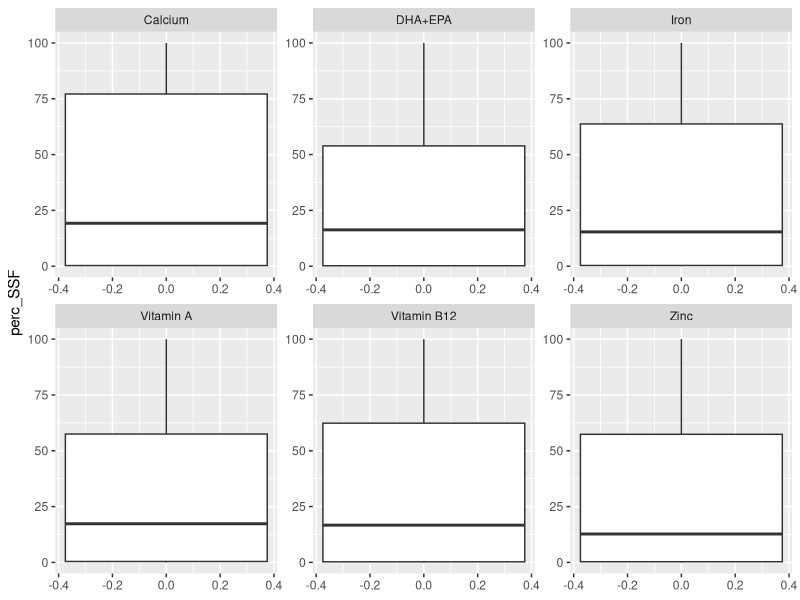

Write R code to recreate this figure. (Note: this script raises an error after producing the figure.)
##Figure 1 - percent nutrient supply from SSF 

library(tidyverse)
library(ggpubr)
library(sf)

# Clear workspace
rm(list = ls())

total_nut_supply <- read_csv("Outputs/total_nut_supply.csv") %>% 
  select(-consump) %>% 
  spread(production_sector, nut_supply) %>% 
  mutate_all(~replace(., is.na(.), 0)) %>% 
  mutate(SSF = Artisanal + Subsistence,
         total = Artisanal + Industrial + Recreational + Subsistence + aquaculture + Import,
         perc_SSF = 100*SSF/total,
         nutrient = recode(nutrient, "Omega-3 fatty acids" = "DHA+EPA"))

ggplot(data = total_nut_supply) +
  geom_boxplot(aes(y = perc_SSF)) +
  facet_wrap(~nutrient, scales = "free")

#Load world map
world <- rnaturalearth::ne_countries("small", returnclass = "sf")

# Extract French Guiana
fguiana <-world %>% 
  sf::st_cast(to="POLYGON") %>% 
  filter(gu_a3=="FRA") %>% 
  mutate(id=1:n()) %>% 
  select(id) %>% 
  filter(id==1)

#World centroids
world_lg <- rnaturalearth::ne_countries(scale="large", returnclass = "sf") %>% 
  mutate(area_sqkm=sf::st_area(.)/(1000*1000)) %>%
  mutate(area_sqkm=as.numeric(area_sqkm)) %>% 
  sf::st_centroid() %>% 
  select(continent, subunit, su_a3, area_sqkm) %>% 
  rename(country=subunit, iso3=su_a3) 

# Small nation centroids
world_tiny <- rnaturalearth::ne_countries(type="tiny_countries", returnclass = "sf") %>% 
  select(continent, subunit, su_a3) %>% 
  rename(country=subunit, iso3=su_a3) %>% 
  mutate(area_sqkm=10)

# Merge centroids
world_centers <- bind_rows(world_lg, world_tiny)

# Base theme
base_theme <- theme(axis.text=element_blank(),
                    axis.title=element_blank(),
                    legend.text=element_text(size=10),
                    legend.title=element_text(size=10),
                    strip.text=element_blank(),
                    plot.title=element_text(size=7),
                    panel.grid.major = element_blank(), 
                    panel.grid.minor = element_blank(),
                    panel.background = element_blank(), 
                    axis.line = element_line(colour = "black"),
                    # Legend
                    legend.position=c(0.11,0.35),
                    legend.background = element_rect(fill=alpha('blue', 0)))

# # Set breaks and labels
# breaks_list <- list("DHA+EPA"=c(0, 50, 98),
#                     "Vitamin B12"=c(0, 50, 95),
#                     "Iron"=c(0, 40, 74.8),
#                     "Zinc"=c(0, 25, 49.8),
#                     "Calcium"=c(0, 50, 98),
#                     "Vitamin A"=c(0, 20, 39.8))
# 
# labels_list <- list("DHA+EPA"=c("0", "50", "100"),
#                     "Vitamin B12"=c("0", "50", "95"),
#                     "Iron"=c("0", "40", ">75"),
#                     "Zinc"=c("0", "25", ">50"),
#                     "Calcium"=c("0", "50", "100"),
#                     "Vitamin A"=c("0", "20", ">40"))

### per capita seafood consumption
plot_func = function(nut){
#nut = "Iron"
  if(nut %in% c("DHA+EPA", "Iron", "Calcium")){
    legend.pos = "left"
  }else{
    legend.pos = "right"
  }
  
  # Format data
  mpa_dta_sf <- world %>% 
    left_join(total_nut_supply %>% filter(nutrient == nut), by=c("gu_a3"="iso3c"))
  
  # Spatialize tiny
  sdata_pt <- world_centers %>% 
    left_join(total_nut_supply %>% filter(nutrient == nut), by=c("iso3"="iso3c")) %>% 
    # Reduce to ones with data
    filter(!is.na(perc_SSF)) %>% 
    arrange(area_sqkm) %>% 
    # Reduce to small
    filter(area_sqkm<=2.5*10^4 & continent!="Europe")
  
  # Build title
  nutr_do_use <- nut
  if(nut=="Vitamin A, RAE"){
    nutr_do_use <- "Vitamin A"
  }
  if(nut=="Vitamin B12"){
    nutr_do_use <- expression("Vitamin B"["12"])
  }
  
  # Get breaks and labels
  # breaks <- breaks_list[[nut]]
  # labels <- labels_list[[nut]]
  
  # Open Access reef area
  p <- ggplot(mpa_dta_sf) +
    geom_sf(mapping=aes(fill=perc_SSF), lwd=0.1) +
    # Plot small places
    geom_sf(data=sdata_pt, mapping=aes(fill=perc_SSF), shape=21, size=3, stroke=0.3) +
    # Plot French Guiana
    geom_sf(data=fguiana, lwd=0.1, color="grey30", fill="grey80") +
    # Crop out Antarctica
    coord_sf(y=c(-55, NA)) +
    # Legend and labels
    scale_fill_gradient2(name="SSF\nnutrient\nsupply (%)", 
                         #breaks=breaks, labels=labels,
                         low="navy", high="darkred", mid="white", midpoint=0) +
    guides(fill = guide_colorbar(ticks.colour = "black", frame.colour = "black", barwidth = 0.8, barheight = 3)) +
    # Theme
    labs(title = nutr_do_use) +
    theme_bw() + base_theme +
    theme(legend.position=legend.pos,
          axis.text = element_blank(),
          axis.title=element_blank(), 
          legend.background = element_rect(fill=alpha('blue', 0)),
          legend.title = element_text(size = 9),
          plot.title = element_text(size = 13))
  
  return(p)
}

plot1 <- plot_func(nut = "DHA+EPA")
plot2 <- plot_func(nut = "Vitamin B12")
plot3 <- plot_func(nut = "Iron")
plot4 <- plot_func(nut = "Zinc")
plot5 <- plot_func(nut = "Calcium")
plot6 <- plot_func(nut = "Vitamin A")

# Merge maps
g <- gridExtra::grid.arrange(plot1, plot2,
                             plot3, plot4,
                             plot5, plot6, ncol=2)
g
# Export
ggsave(g, filename = "Figures/Figure SX - SSF nutrient supply seafood.pdf", 
       width=10, height=6.2, units="in", dpi=600, device=cairo_pdf)

ggsave(g, filename = "Figures/Figure SX - SSF nutrient supply seafood.jpeg", 
       height = 6.2, 
       width = 10)
